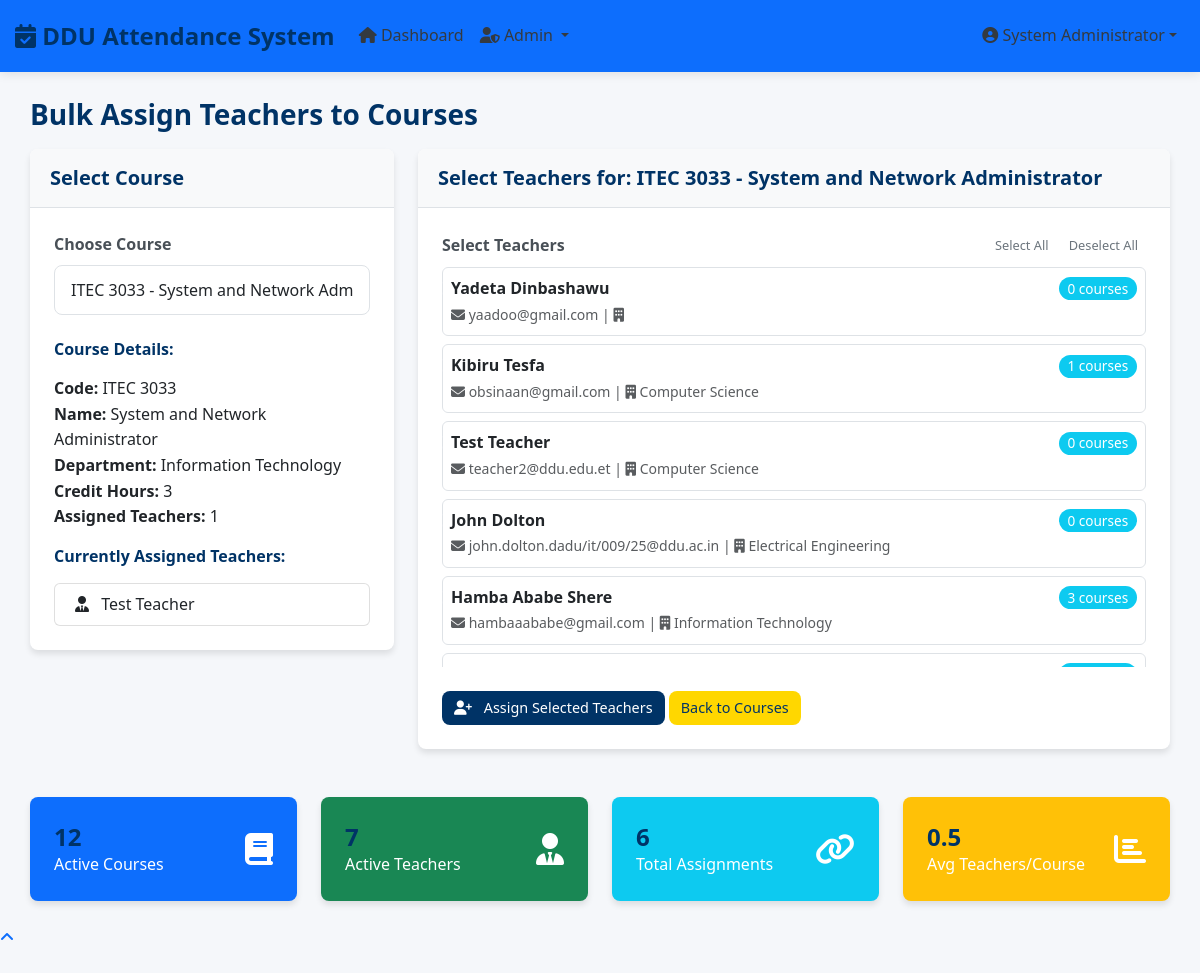
Screenshot of /admin/bulk_assign.php?course_id=13 (signed in) with the database file from the repository.
### tables this page shows
CREATE TABLE `courses` (
  `course_id` int(11) NOT NULL,
  `course_code` varchar(20) NOT NULL,
  `course_name` varchar(100) NOT NULL,
  `credit_hours` int(11) DEFAULT '3',
  `department_id` int(11) DEFAULT NULL,
  `semester` int(11) DEFAULT NULL,
  `year_of_study` int(11) DEFAULT NULL,
  `description` text,
  `created_by` int(11) DEFAULT NULL,
  `is_active` tinyint(1) DEFAULT '1',
  `created_at` timestamp NOT NULL DEFAULT CURRENT_TIMESTAMP,
  `updated_at` timestamp NOT NULL DEFAULT CURRENT_TIMESTAMP ON UPDATE CURRENT_TIMESTAMP
);

CREATE TABLE `departments` (
  `department_id` int(11) NOT NULL,
  `department_code` varchar(20) NOT NULL,
  `department_name` varchar(100) NOT NULL,
  `faculty` varchar(100) DEFAULT NULL,
  `description` text,
  `created_at` timestamp NOT NULL DEFAULT CURRENT_TIMESTAMP,
  `department_head_id` int(11) DEFAULT NULL
);

CREATE TABLE `users` (
  `user_id` int(11) NOT NULL,
  `username` varchar(50) NOT NULL,
  `password` varchar(255) NOT NULL,
  `full_name` varchar(100) NOT NULL,
  `email` varchar(100) NOT NULL,
  `phone` varchar(20) DEFAULT NULL,
  `role` enum('admin','teacher','student','dean','registrar') DEFAULT 'teacher',
  `department_id` int(11) DEFAULT NULL,
  `profile_image` varchar(255) DEFAULT NULL,
  `is_active` tinyint(1) DEFAULT '1',
  `created_at` timestamp NOT NULL DEFAULT CURRENT_TIMESTAMP,
  `updated_at` timestamp NOT NULL DEFAULT CURRENT_TIMESTAMP ON UPDATE CURRENT_TIMESTAMP,
  `is_department_head` tinyint(1) DEFAULT '0'
);

### admin/bulk_assign.php (the view, shortened to what this page needs)
<?php
require_once '../includes/db_connect.php';
$courses_sql = "
    SELECT c.course_id, c.course_code, c.course_name, d.department_name
    FROM courses c
    LEFT JOIN departments d ON c.department_id = d.department_id
    WHERE c.is_active = 1
    ORDER BY d.department_name, c.course_code
";
$courses_result = $conn->query($courses_sql);
$teachers_sql = "
    SELECT u.user_id, u.full_name, u.email, d.department_name,
           (SELECT COUNT(*) FROM course_teachers ct WHERE ct.teacher_id = u.user_id) as assigned_courses
    FROM users u
    LEFT JOIN departments d ON u.department_id = d.department_id
    WHERE u.role = 'teacher' AND u.is_active = 1
    ORDER BY d.department_name, u.full_name
";
$teachers_result = $conn->query($teachers_sql);
$selected_course = null;
if (isset($_GET['course_id'])) {
    $course_id = (int)$_GET['course_id'];
    $course_sql = "
        SELECT c.*, d.department_name,
               (SELECT COUNT(*) FROM course_teachers WHERE course_id = c.course_id) as assigned_teachers
        FROM courses c
        LEFT JOIN departments d ON c.department_id = d.department_id
        WHERE c.course_id = ?
    ";
    $stmt = $conn->prepare($course_sql);
    $stmt->bind_param("i", $course_id);
    $stmt->execute();
    $selected_course = $stmt->get_result()->fetch_assoc();
    if ($selected_course) {
        $assigned_sql = "
            SELECT u.user_id, u.full_name
            FROM course_teachers ct
            JOIN users u ON ct.teacher_id = u.user_id
            WHERE ct.course_id = ?
            ORDER BY u.full_name
        ";
        $assigned_stmt = $conn->prepare($assigned_sql);
        $assigned_stmt->bind_param("i", $course_id);
        $assigned_stmt->execute();
        $assigned_teachers = $assigned_stmt->get_result();
    }
}
include '../includes/header.php';
?>
<div class="container-fluid">
    <h3 class="mt-4">Bulk Assign Teachers to Courses</h3>
    <div class="row">
        <div class="col-md-4">
            <div class="card mb-4">
                <div class="card-header">
                    <h5 class="mb-0">Select Course</h5>
                </div>
                <div class="card-body">
                    <form method="GET" action="">
                        <div class="mb-3">
                            <label class="form-label">Choose Course</label>
                            <select name="course_id" class="form-control" onchange="this.form.submit()">
                                <?php while($course = $courses_result->fetch_assoc()): ?>
                                    <option value="<?= $course['course_id'] ?>"
                                        <?= isset($selected_course) && $selected_course['course_id'] == $course['course_id'] ? 'selected' : '' ?>>
                                        <?= htmlspecialchars($course['course_code']) ?> -
                                    </option>
                                <?php endwhile; ?>
                            </select>
                        </div>
                    </form>
                    <?php if ($selected_course): ?>
                        <div class="course-info mt-4">
                            <h6>Course Details:</h6>
                            <ul class="list-unstyled">
                                <li><strong>Code:</strong> <?= htmlspecialchars($selected_course['course_code']) ?></li>
                                <li><strong>Name:</strong> <?= htmlspecialchars($selected_course['course_name']) ?></li>
                                <li><strong>Department:</strong> <?= htmlspecialchars($selected_course['department_name']) ?></li>
                                <li><strong>Credit Hours:</strong> <?= $selected_course['credit_hours'] ?></li>
                                <li><strong>Assigned Teachers:</strong> <?= $selected_course['assigned_teachers'] ?></li>
                            </ul>
                        </div>
                        <?php if (isset($assigned_teachers) && $assigned_teachers->num_rows > 0): ?>
                            <div class="assigned-teachers mt-3">
                                <h6>Currently Assigned Teachers:</h6>
                                <div class="list-group">
                                    <?php while($teacher = $assigned_teachers->fetch_assoc()): ?>
                                        <div class="list-group-item py-2">
                                            <i class="fas fa-user-tie me-2"></i>
                                            <?= htmlspecialchars($teacher['full_name']) ?>
                                        </div>
                                    <?php endwhile; ?>
                                </div>
                            </div>
                        <?php endif; ?>
                    <?php endif; ?>
                </div>
            </div>
        </div>
        <div class="col-md-8">
            <?php if ($selected_course): ?>
                <div class="card">
                    <div class="card-header">
                        <h5 class="mb-0">
                            Select Teachers for:
                            <?= htmlspecialchars($selected_course['course_code']) ?> -
                            <?= htmlspecialchars($selected_course['course_name']) ?>
                        </h5>
                    </div>
                    <div class="card-body">
                        <form method="POST" action="course_actions.php">
                            <div class="mb-3">
                                <div class="d-flex justify-content-between align-items-center mb-2">
                                    <label class="form-label mb-0">Select Teachers</label>
                                    <div>
                                        <button type="button" class="btn btn-sm btn-outline-secondary" onclick="selectAllTeachers()">
                                            Select All
                                        </button>
                                        <button type="button" class="btn btn-sm btn-outline-secondary" onclick="deselectAllTeachers()">
                                            Deselect All
                                        </button>
                                    </div>
                                </div>
                                <div class="teacher-list" style="max-height: 400px; overflow-y: auto;">
                                    <?php if ($teachers_result->num_rows > 0): ?>
                                        <?php while($teacher = $teachers_result->fetch_assoc()): ?>
                                            <div class="form-check mb-2 p-2 border rounded">
                                                <label class="form-check-label w-100" for="teacher_<?= $teacher['user_id'] ?>">
                                                    <div class="d-flex justify-content-between">
                                                        <div>
                                                            <strong><?= htmlspecialchars($teacher['full_name']) ?></strong><br>
                                                            <small class="text-muted">
                                                                <i class="fas fa-envelope"></i> <?= htmlspecialchars($teacher['email']) ?> |
                                                                <i class="fas fa-building"></i> <?= htmlspecialchars($teacher['department_name']) ?>
                                                            </small>
                                                        </div>
                                                        <div class="text-end">
                                                            <span class="badge bg-info">
                                                                <?= $teacher['assigned_courses'] ?> courses
                                                            </span>
                                                        </div>
                                                    </div>
                                                </label>
                                            </div>
                                        <?php endwhile; ?>
                                    <?php else: ?>
                                        <div class="alert alert-warning">No active teachers found.</div>
                                    <?php endif; ?>
                                </div>
                            </div>
                            <div class="mt-4">
                                <button type="submit" class="btn btn-primary btn-lg">
                                    <i class="fas fa-user-plus me-2"></i> Assign Selected Teachers
                                </button>
                                <a href="manage_courses.php" class="btn btn-secondary">Back to Courses</a>
                            </div>
                        </form>
                    </div>
                </div>
            <?php endif; ?>
        </div>
    </div>
    <div class="row mt-4">
        <div class="col-md-3">
            <div class="card text-white bg-primary">
                <div class="card-body">
                    <div class="d-flex justify-content-between align-items-center">
                        <div>
                            <h4 class="mb-0">
                                <?php
                                $total_courses = $conn->query("SELECT COUNT(*) as count FROM courses WHERE is_active = 1")->fetch_assoc()['count'];
                                echo $total_courses;
                                ?>
                            </h4>
                            <p class="mb-0">Active Courses</p>
                        </div>
                        <i class="fas fa-book fa-2x"></i>
                    </div>
                </div>
            </div>
        </div>
        <div class="col-md-3">
            <div class="card text-white bg-success">
                <div class="card-body">
                    <div class="d-flex justify-content-between align-items-center">
                        <div>
                            <h4 class="mb-0">
                                <?php
                                $total_teachers = $conn->query("SELECT COUNT(*) as count FROM users WHERE role = 'teacher' AND is_active = 1")->fetch_assoc()['count'];
                                echo $total_teachers;
                                ?>
                            </h4>
                            <p class="mb-0">Active Teachers</p>
                        </div>
                        <i class="fas fa-user-tie fa-2x"></i>
                    </div>
                </div>
            </div>
        </div>
        <div class="col-md-3">
            <div class="card text-white bg-info">
                <div class="card-body">
                    <div class="d-flex justify-content-between align-items-center">
                        <div>
                            <h4 class="mb-0">
                                <?php
                                $total_assignments = $conn->query("SELECT COUNT(*) as count FROM course_teachers")->fetch_assoc()['count'];
                                echo $total_assignments;
                                ?>
                            </h4>
                            <p class="mb-0">Total Assignments</p>
                        </div>
                        <i class="fas fa-link fa-2x"></i>
                    </div>
                </div>
            </div>
        </div>
        <div class="col-md-3">
            <div class="card text-white bg-warning">
                <div class="card-body">
                    <div class="d-flex justify-content-between align-items-center">
                        <div>
                            <h4 class="mb-0">
                                <?php
                                $avg_assignments = $total_courses > 0 ? round($total_assignments / $total_courses, 1) : 0;
                                echo $avg_assignments;
                                ?>
                            </h4>
                            <p class="mb-0">Avg Teachers/Course</p>
                        </div>
                        <i class="fas fa-chart-bar fa-2x"></i>
                    </div>
                </div>
            </div>
        </div>
    </div>
</div>
<?php include '../includes/footer.php'; ?>

### assets/css/style.css (style rules this page uses)
:root { --primary-color: #003366; --secondary-color: #FFD700; --success-color: #28a745; --danger-color: #dc3545; --warning-color: #ffc107; --info-color: #17a2b8; --light-color: #f8f9fa; --dark-color: #343a40; --gray-color: #6c757d; --border-radius: 8px; --box-shadow: 0 4px 6px rgba(0, 0, 0, 0.1); --transition: all 0.3s ease; }
* { margin: 0; padding: 0; box-sizing: border-box; }
body { font-family: 'Segoe UI', Tahoma, Geneva, Verdana, sans-serif; line-height: 1.6; color: var(--dark-color); background-color: #f5f7fa; }
.container-fluid { padding-left: 15px; padding-right: 15px; }
h1, h2, h3, h4, h5, h6 { font-weight: 600; line-height: 1.3; margin-bottom: 1rem; color: var(--primary-color); }
h3 { font-size: 1.75rem; }
p { margin-bottom: 1rem; }
.btn { border-radius: var(--border-radius); padding: 0.5rem 1.5rem; font-weight: 500; transition: var(--transition); border: none; cursor: pointer; }
.btn-primary { background-color: var(--primary-color); border-color: var(--primary-color); }
.btn-secondary { background-color: var(--secondary-color); border-color: var(--secondary-color); color: var(--primary-color); }
.card { border: none; border-radius: var(--border-radius); box-shadow: var(--box-shadow); transition: var(--transition); background: white; margin-bottom: 1.5rem; }
.card-header { background-color: var(--primary-color); color: white; border-radius: var(--border-radius) var(--border-radius) 0 0 !important; padding: 1rem 1.5rem; font-weight: 600; }
.card-body { padding: 1.5rem; }
.form-control, .form-select { border-radius: var(--border-radius); border: 1px solid #dee2e6; padding: 0.75rem 1rem; transition: var(--transition); }
.form-label { font-weight: 500; margin-bottom: 0.5rem; color: var(--dark-color); }
.badge { padding: 0.35em 0.65em; font-weight: 500; border-radius: 50rem; }
.badge { font-size: 0.85em; }
.card { transition: transform 0.2s; }
.btn { padding: 0.375rem 0.75rem; font-size: 0.9rem; }
.btn-sm { padding: 0.25rem 0.5rem; font-size: 0.8rem; }
.card-header { background-color: #f8f9fa; border-bottom: 1px solid #dee2e6; padding: 1rem 1.25rem; }
.list-group-item { border: 1px solid rgba(0,0,0,.125); padding: 0.75rem 1.25rem; }
.form-label { font-weight: 600; color: #495057; margin-bottom: 0.5rem; }

### includes/footer.php (style rules this page uses)
.badge { font-size: 85%; }

### rows the page displays
courses: course_code "ITEC 3033", course_name "System and Network Administrator", department.department_name "Information Technology", credit_hours "3"
users: full_name "Test Teacher"
users: full_name "Yadeta Dinbashawu", email "yaadoo@gmail.com", assigned_courses "0"
users: full_name "Kibiru Tesfa", email "obsinaan@gmail.com", department.department_name "Computer Science", assigned_courses "1"
users: full_name "Test Teacher", email "teacher2@ddu.edu.et", department.department_name "Computer Science", assigned_courses "0"
users: full_name "John Dolton", email "john.dolton.dadu/it/009/25@ddu.ac.in", department.department_name "Electrical Engineering", assigned_courses "0"
users: full_name "Hamba Ababe Shere", email "hambaaababe@gmail.com", department.department_name "Information Technology", assigned_courses "3"

### other values shown
$full_name "System Administrator"
$selected_course['assigned_teachers'] "1"
$total_courses "12"
$total_teachers "7"
$total_assignments "6"
$avg_assignments "0.5"
form field course_id "ITEC 3033 - System and Network Administrator (Information Technology)"
